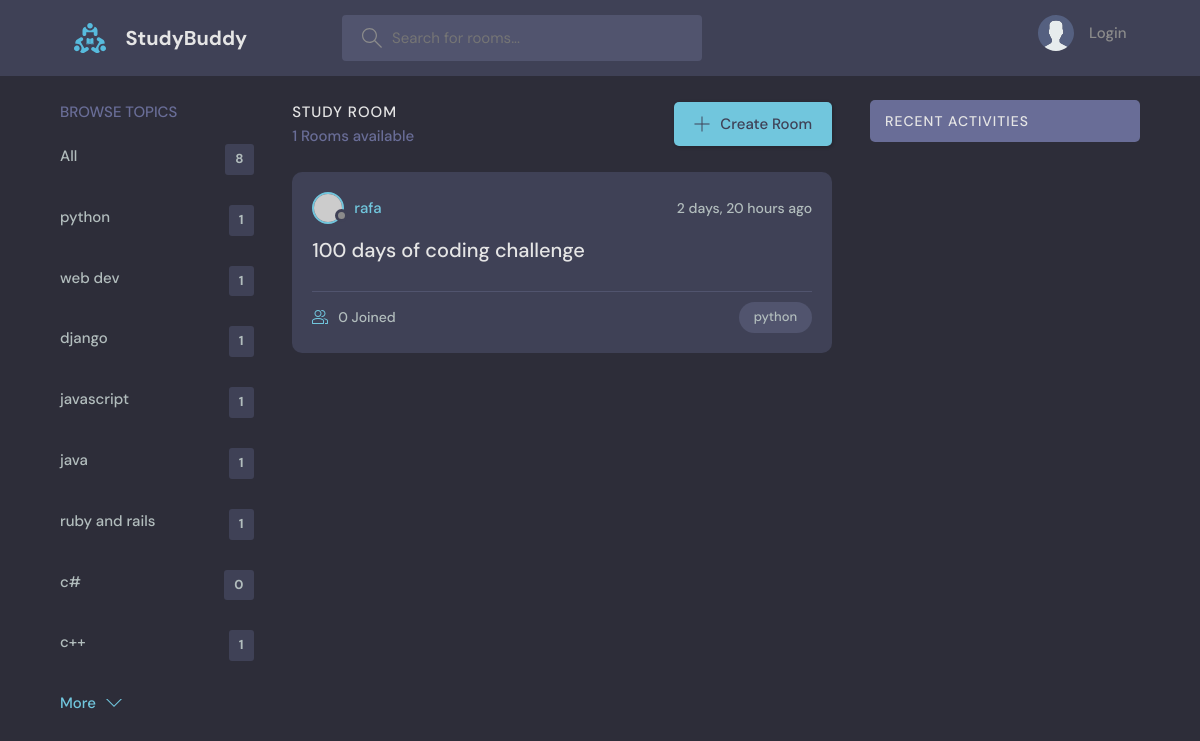
The page /?q=python on the database its author committed.
### base/models.py (models this page shows, shortened)
class Topic(models.Model):
    name=models.CharField(max_length=200)

class Room(models.Model):
    host=models.ForeignKey(User,on_delete=models.SET_NULL,null=True)
    name=models.CharField(max_length=200)
    topic=models.ForeignKey(Topic,on_delete=models.SET_NULL,null=True)
    participants=models.ManyToManyField(User,related_name='participants',blank=True)
    description=models.TextField(null=True,blank=True)
    updated=models.DateTimeField(auto_now=True)
    created=models.DateTimeField(auto_now_add=True)
    class Meta:
        ordering=['-updated','-created']

### base/views.py (the view)
# urls.py: path('',views.home,name='home'),
def home(request):
    q=request.GET.get('q') if request.GET.get('q') !=None else ''
    rooms=Room.objects.filter(Q(topic__name__icontains=q) |Q(name__icontains=q)|Q(description__icontains=q))
    topics=Topic.objects.all()
    room_messages=Message.objects.all().order_by('-created').filter(Q(room__topic__name__icontains=q))
    room_count=rooms.count()
    context={'rooms':rooms,'topics':topics,'room_count':room_count,'room_messages':room_messages}
    return render(request,'base/home.html',context);

### base/templates/base/home.html (shortened to what this page needs)
{% extends "main.html" %}
   {% block content %}
    <main class="layout layout--3">
      <div class="container">
        {%include 'base/topics_component.html'%}
        <div class="roomList">
          <div class="roomList__header">
            <div>
              <h2>Study Room</h2>
              <p>{{room_count}} Rooms available</p>
            </div>
        <a class="btn btn--main" href="{% url 'create-room' %}">
              <svg version="1.1" xmlns="http://www.w3.org/2000/svg" width="32" height="32" viewBox="0 0 32 32">
                <title>add</title>
                <path
                  d="M16.943 0.943h-1.885v14.115h-14.115v1.885h14.115v14.115h1.885v-14.115h14.115v-1.885h-14.115v-14.115z"
                ></path>
              </svg>
              Create Room
            </a>
          </div>
          {%include 'base/feed_component.html'%}
        </div>
        <div class="activities">
          <div class="activities__header">
            <h2>Recent Activities</h2>
          </div>
        </div>
      </div>
    </main>
{% endblock content %}

### base/templates/base/topics_component.html
<div class="topics">
          <div class="topics__header">
            <h2>Browse Topics</h2>
          </div>
          <ul class="topics__list">
            <li><a href="{% url 'home' %}">All <span>{{topics.count}}</span></a> </li>
        {% for topic in topics%}
        <li>
            <a href="{% url 'home' %}?q={{topic.name}}">{{topic.name}} <span>{{topic.room_set.all.count}}</span></a>
        </li>
        {% endfor%}
          </ul>
          <a class="btn btn--link" href="topics.html">
            More
            <svg version="1.1" xmlns="http://www.w3.org/2000/svg" width="32" height="32" viewBox="0 0 32 32">
              <title>chevron-down</title>
              <path d="M16 21l-13-13h-3l16 16 16-16h-3l-13 13z"></path>
            </svg>
          </a>
        </div>

### base/templates/base/feed_component.html (shortened to what this page needs)
{% for room in rooms %}
 <div class="roomListRoom">
            <div class="roomListRoom__header">
              <a href="{%url 'userprofile' room.host.id %}" class="roomListRoom__author">
                <div class="avatar avatar--small">
                  <img src="https://randomuser.me/api/portraits/men/11.jpg" />
                </div>
                <span>{{room.host.username}}</span>
              </a>
              <div class="roomListRoom__actions">
                <span>{{room.created|timesince}} ago</span>
              </div>
            </div>
            <div class="roomListRoom__content">
              <a href="{%url 'room' room.id %}">{{ room.name }}</a>
            </div>
            <div class="roomListRoom__meta">
              <a href="{%url 'room' room.id %}" class="roomListRoom__joined">
                {{room.participants.all.count}} Joined
              </a>
              <p class="roomListRoom__topic">{{room.topic.name}}</p>
            </div>
          </div>
            {% endfor %}

### rows shown on the page
Topic: name "python", room_set.all.count "1"
Topic: name "web dev", room_set.all.count "1"
Topic: name "django", room_set.all.count "1"
Topic: name "javascript", room_set.all.count "1"
Topic: name "java", room_set.all.count "1"
Topic: name "ruby and rails", room_set.all.count "1"
Topic: name "c#", room_set.all.count "0"
Topic: name "c++", room_set.all.count "1"
Room: host.username "rafa", created "2 days, 20 hours", name "100 days of coding challenge", participants.all.count "0", topic.name "python"

### other values the page prints
{{ topics.count }} "8"
{{ room_count }} "1"
